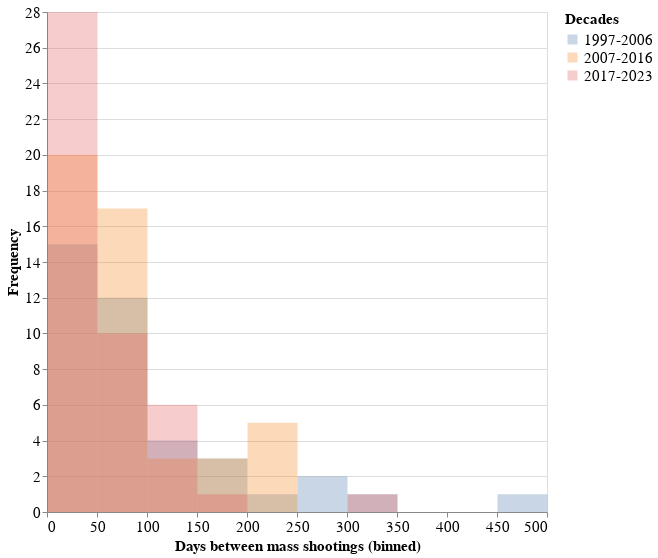

Notebook source saved alongside this figure:
### Code cell
source = pd.DataFrame({
    '1997-2006': decade4['date_diff'],
    '2007-2016': decade5['date_diff'],
    '2017-2023': decade6['date_diff']
  
})

alt.Chart(source).transform_fold(
    ['1997-2006', '2007-2016', '2017-2023'],
    as_=['Decades', 'Days between mass shootings']
).mark_bar(
    opacity=0.3,
    binSpacing=0
).encode(
    alt.X('Days between mass shootings:Q').bin(maxbins=10),
    alt.Y('count()', title='Frequency').stack(None),
    color=alt.Color('Decades:N').title("Decades")
).properties(width=500, height=500).configure_axis(labelFontSize=15, titleFontSize=15).configure_legend(titleFontSize=15, labelFontSize=15)

### Figure 1 — Vega-Lite specification as saved in the notebook (floating-point values rounded to 4 significant figures; data arrays with more than 128 entries replaced by an {"elided": "..."} marker saying what was removed)
{"config": {"view": {"continuousWidth": 300, "continuousHeight": 300}, "axis": {"labelFontSize": 15, "titleFontSize": 15}, "legend": {"labelFontSize": 15, "titleFontSize": 15}}, "data": {"name": "data-8ea6d2b24987332806bc36d960d471b0"}, "mark": {"type": "bar", "binSpacing": 0, "opacity": 0.3}, "encoding": {"color": {"field": "Decades", "title": "Decades", "type": "nominal"}, "x": {"bin": {"maxbins": 10}, "field": "Days between mass shootings", "type": "quantitative"}, "y": {"aggregate": "count", "stack": null, "title": "Frequency", "type": "quantitative"}}, "height": 500, "transform": [{"fold": ["1997-2006", "2007-2016", "2017-2023"], "as": ["Decades", "Days between mass shootings"]}], "width": 500, "$schema": "https://vega.github.io/schema/vega-lite/v5.8.0.json", "datasets": {"data-8ea6d2b24987332806bc36d960d471b0": {"elided": "133 records"}}}
